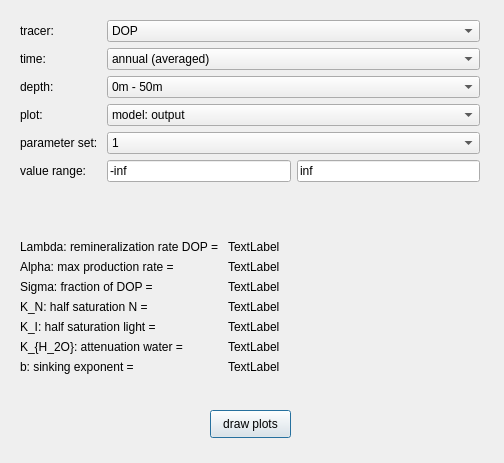
<?xml version="1.0" encoding="UTF-8"?>
<ui version="4.0">
 <class>Dialog</class>
 <widget class="QDialog" name="Dialog">
  <property name="geometry">
   <rect>
    <x>0</x>
    <y>0</y>
    <width>504</width>
    <height>463</height>
   </rect>
  </property>
  <property name="windowTitle">
   <string>Dialog</string>
  </property>
  <widget class="QPushButton" name="pushButton">
   <property name="geometry">
    <rect>
     <x>210</x>
     <y>410</y>
     <width>81</width>
     <height>28</height>
    </rect>
   </property>
   <property name="text">
    <string>draw plots</string>
   </property>
  </widget>
  <widget class="QWidget" name="formLayoutWidget">
   <property name="geometry">
    <rect>
     <x>20</x>
     <y>20</y>
     <width>460</width>
     <height>208</height>
    </rect>
   </property>
   <layout class="QFormLayout" name="formLayout">
    <property name="fieldGrowthPolicy">
     <enum>QFormLayout::AllNonFixedFieldsGrow</enum>
    </property>
    <item row="2" column="0">
     <widget class="QLabel" name="label_2">
      <property name="text">
       <string>tracer: </string>
      </property>
     </widget>
    </item>
    <item row="3" column="0">
     <widget class="QLabel" name="label_3">
      <property name="text">
       <string>time: </string>
      </property>
     </widget>
    </item>
    <item row="3" column="1">
     <widget class="QComboBox" name="comboBox_3">
      <item>
       <property name="text">
        <string>annual (averaged)</string>
       </property>
      </item>
      <item>
       <property name="text">
        <string>January</string>
       </property>
      </item>
      <item>
       <property name="text">
        <string>February</string>
       </property>
      </item>
      <item>
       <property name="text">
        <string>March</string>
       </property>
      </item>
      <item>
       <property name="text">
        <string>April</string>
       </property>
      </item>
      <item>
       <property name="text">
        <string>May</string>
       </property>
      </item>
      <item>
       <property name="text">
        <string>June</string>
       </property>
      </item>
      <item>
       <property name="text">
        <string>July</string>
       </property>
      </item>
      <item>
       <property name="text">
        <string>August</string>
       </property>
      </item>
      <item>
       <property name="text">
        <string>September</string>
       </property>
      </item>
      <item>
       <property name="text">
        <string>October</string>
       </property>
      </item>
      <item>
       <property name="text">
        <string>November</string>
       </property>
      </item>
      <item>
       <property name="text">
        <string>December</string>
       </property>
      </item>
     </widget>
    </item>
    <item row="4" column="0">
     <widget class="QLabel" name="label_4">
      <property name="text">
       <string>depth: </string>
      </property>
     </widget>
    </item>
    <item row="4" column="1">
     <widget class="QComboBox" name="comboBox_4">
      <item>
       <property name="text">
        <string>0m - 50m</string>
       </property>
      </item>
      <item>
       <property name="text">
        <string>50m - 120m</string>
       </property>
      </item>
      <item>
       <property name="text">
        <string>120m - 220m</string>
       </property>
      </item>
      <item>
       <property name="text">
        <string>220m - 360m</string>
       </property>
      </item>
      <item>
       <property name="text">
        <string>360m - 550m</string>
       </property>
      </item>
      <item>
       <property name="text">
        <string>550m - 790m</string>
       </property>
      </item>
      <item>
       <property name="text">
        <string>790m - 1080m</string>
       </property>
      </item>
      <item>
       <property name="text">
        <string>1080m - 1420m</string>
       </property>
      </item>
      <item>
       <property name="text">
        <string>1420m - 1810m</string>
       </property>
      </item>
      <item>
       <property name="text">
        <string>1810m - 2250m</string>
       </property>
      </item>
      <item>
       <property name="text">
        <string>2250m - 2740m</string>
       </property>
      </item>
      <item>
       <property name="text">
        <string>2740m - 3280m</string>
       </property>
      </item>
      <item>
       <property name="text">
        <string>3280m - 3870m</string>
       </property>
      </item>
      <item>
       <property name="text">
        <string>3870m - 4510m</string>
       </property>
      </item>
      <item>
       <property name="text">
        <string>below 4510m</string>
       </property>
      </item>
     </widget>
    </item>
    <item row="5" column="0">
     <widget class="QLabel" name="label_5">
      <property name="text">
       <string>plot: </string>
      </property>
     </widget>
    </item>
    <item row="5" column="1">
     <widget class="QComboBox" name="comboBox_5">
      <item>
       <property name="text">
        <string>model: output</string>
       </property>
      </item>
      <item>
       <property name="text">
        <string>model: accuracy</string>
       </property>
      </item>
      <item>
       <property name="text">
        <string>model: difference output and observations</string>
       </property>
      </item>
      <item>
       <property name="text">
        <string>observations: mean of observations</string>
       </property>
      </item>
      <item>
       <property name="text">
        <string>observations: number of observations</string>
       </property>
      </item>
      <item>
       <property name="text">
        <string>observations: variance of observations</string>
       </property>
      </item>
      <item>
       <property name="text">
        <string>observations: variance of observation means</string>
       </property>
      </item>
      <item>
       <property name="text">
        <string>observations: propability</string>
       </property>
      </item>
      <item>
       <property name="text">
        <string>sensitivity: all parameters</string>
       </property>
      </item>
      <item>
       <property name="text">
        <string>sensitivity: Lambda (remineralization rate DOP)</string>
       </property>
      </item>
      <item>
       <property name="text">
        <string>sensitivity: Alpha (max production rate)</string>
       </property>
      </item>
      <item>
       <property name="text">
        <string>sensitivity: Sigma (fraction of DOP)</string>
       </property>
      </item>
      <item>
       <property name="text">
        <string>sensitivity: K_N (half saturation N)</string>
       </property>
      </item>
      <item>
       <property name="text">
        <string>sensitivity: K_I (half saturation light)</string>
       </property>
      </item>
      <item>
       <property name="text">
        <string>sensitivity: K_{H_2O} (attenuation water)</string>
       </property>
      </item>
      <item>
       <property name="text">
        <string>sensitivity: b (sinking exponent)</string>
       </property>
      </item>
     </widget>
    </item>
    <item row="6" column="0">
     <widget class="QLabel" name="label">
      <property name="text">
       <string>parameter set: </string>
      </property>
     </widget>
    </item>
    <item row="6" column="1">
     <widget class="QComboBox" name="comboBox">
      <item>
       <property name="text">
        <string>1</string>
       </property>
      </item>
      <item>
       <property name="text">
        <string>2</string>
       </property>
      </item>
      <item>
       <property name="text">
        <string>3</string>
       </property>
      </item>
      <item>
       <property name="text">
        <string>4</string>
       </property>
      </item>
     </widget>
    </item>
    <item row="2" column="1">
     <widget class="QComboBox" name="comboBox_2">
      <item>
       <property name="text">
        <string>DOP</string>
       </property>
      </item>
      <item>
       <property name="text">
        <string>PO4</string>
       </property>
      </item>
     </widget>
    </item>
    <item row="7" column="0">
     <widget class="QLabel" name="label_13">
      <property name="text">
       <string>value range:</string>
      </property>
     </widget>
    </item>
    <item row="7" column="1">
     <layout class="QHBoxLayout" name="horizontalLayout">
      <item>
       <widget class="QLineEdit" name="lineEdit_2">
        <property name="text">
         <string>-inf</string>
        </property>
       </widget>
      </item>
      <item>
       <widget class="QLineEdit" name="lineEdit">
        <property name="text">
         <string>inf</string>
        </property>
       </widget>
      </item>
     </layout>
    </item>
   </layout>
  </widget>
  <widget class="QWidget" name="formLayoutWidget_2">
   <property name="geometry">
    <rect>
     <x>20</x>
     <y>240</y>
     <width>461</width>
     <height>157</height>
    </rect>
   </property>
   <layout class="QFormLayout" name="formLayout_2">
    <property name="fieldGrowthPolicy">
     <enum>QFormLayout::AllNonFixedFieldsGrow</enum>
    </property>
    <item row="0" column="0">
     <widget class="QLabel" name="label_8">
      <property name="text">
       <string>Lambda: remineralization rate DOP = </string>
      </property>
     </widget>
    </item>
    <item row="1" column="0">
     <widget class="QLabel" name="label_7">
      <property name="text">
       <string>Alpha: max production rate = </string>
      </property>
     </widget>
    </item>
    <item row="1" column="1">
     <widget class="QLabel" name="parameter_label_2">
      <property name="text">
       <string>TextLabel</string>
      </property>
     </widget>
    </item>
    <item row="2" column="0">
     <widget class="QLabel" name="label_6">
      <property name="text">
       <string>Sigma: fraction of DOP = </string>
      </property>
     </widget>
    </item>
    <item row="2" column="1">
     <widget class="QLabel" name="parameter_label_3">
      <property name="text">
       <string>TextLabel</string>
      </property>
     </widget>
    </item>
    <item row="3" column="0">
     <widget class="QLabel" name="label_10">
      <property name="text">
       <string>K_N: half saturation N = </string>
      </property>
     </widget>
    </item>
    <item row="3" column="1">
     <widget class="QLabel" name="parameter_label_4">
      <property name="text">
       <string>TextLabel</string>
      </property>
     </widget>
    </item>
    <item row="4" column="0">
     <widget class="QLabel" name="label_9">
      <property name="text">
       <string>K_I: half saturation light = </string>
      </property>
     </widget>
    </item>
    <item row="4" column="1">
     <widget class="QLabel" name="parameter_label_5">
      <property name="text">
       <string>TextLabel</string>
      </property>
     </widget>
    </item>
    <item row="5" column="0">
     <widget class="QLabel" name="label_12">
      <property name="text">
       <string>K_{H_2O}: attenuation water = </string>
      </property>
     </widget>
    </item>
    <item row="5" column="1">
     <widget class="QLabel" name="parameter_label_6">
      <property name="text">
       <string>TextLabel</string>
      </property>
     </widget>
    </item>
    <item row="6" column="0">
     <widget class="QLabel" name="label_11">
      <property name="text">
       <string>b: sinking exponent = </string>
      </property>
     </widget>
    </item>
    <item row="6" column="1">
     <widget class="QLabel" name="parameter_label_7">
      <property name="text">
       <string>TextLabel</string>
      </property>
     </widget>
    </item>
    <item row="0" column="1">
     <widget class="QLabel" name="parameter_label_1">
      <property name="text">
       <string>TextLabel</string>
      </property>
     </widget>
    </item>
   </layout>
  </widget>
 </widget>
 <tabstops>
  <tabstop>comboBox_2</tabstop>
  <tabstop>comboBox_3</tabstop>
  <tabstop>comboBox_4</tabstop>
  <tabstop>comboBox_5</tabstop>
  <tabstop>comboBox</tabstop>
  <tabstop>lineEdit_2</tabstop>
  <tabstop>lineEdit</tabstop>
  <tabstop>pushButton</tabstop>
 </tabstops>
 <resources/>
 <connections>
  <connection>
   <sender>pushButton</sender>
   <signal>clicked()</signal>
   <receiver>Dialog</receiver>
   <slot>draw_plot()</slot>
   <hints>
    <hint type="sourcelabel">
     <x>240</x>
     <y>220</y>
    </hint>
    <hint type="destinationlabel">
     <x>112</x>
     <y>229</y>
    </hint>
   </hints>
  </connection>
  <connection>
   <sender>comboBox</sender>
   <signal>currentIndexChanged(int)</signal>
   <receiver>Dialog</receiver>
   <slot>set_parameter_set(int)</slot>
   <hints>
    <hint type="sourcelabel">
     <x>357</x>
     <y>181</y>
    </hint>
    <hint type="destinationlabel">
     <x>420</x>
     <y>27</y>
    </hint>
   </hints>
  </connection>
  <connection>
   <sender>comboBox_2</sender>
   <signal>currentIndexChanged(int)</signal>
   <receiver>Dialog</receiver>
   <slot>set_tracer_index(int)</slot>
   <hints>
    <hint type="sourcelabel">
     <x>399</x>
     <y>59</y>
    </hint>
    <hint type="destinationlabel">
     <x>420</x>
     <y>70</y>
    </hint>
   </hints>
  </connection>
  <connection>
   <sender>comboBox_3</sender>
   <signal>currentIndexChanged(int)</signal>
   <receiver>Dialog</receiver>
   <slot>set_time_index(int)</slot>
   <hints>
    <hint type="sourcelabel">
     <x>399</x>
     <y>92</y>
    </hint>
    <hint type="destinationlabel">
     <x>420</x>
     <y>106</y>
    </hint>
   </hints>
  </connection>
  <connection>
   <sender>comboBox_4</sender>
   <signal>currentIndexChanged(int)</signal>
   <receiver>Dialog</receiver>
   <slot>set_depth_index(int)</slot>
   <hints>
    <hint type="sourcelabel">
     <x>399</x>
     <y>125</y>
    </hint>
    <hint type="destinationlabel">
     <x>420</x>
     <y>141</y>
    </hint>
   </hints>
  </connection>
  <connection>
   <sender>comboBox_5</sender>
   <signal>currentIndexChanged(int)</signal>
   <receiver>Dialog</receiver>
   <slot>set_plot_index(int)</slot>
   <hints>
    <hint type="sourcelabel">
     <x>399</x>
     <y>158</y>
    </hint>
    <hint type="destinationlabel">
     <x>420</x>
     <y>177</y>
    </hint>
   </hints>
  </connection>
  <connection>
   <sender>lineEdit_2</sender>
   <signal>textChanged(QString)</signal>
   <receiver>Dialog</receiver>
   <slot>set_lower_value_range(QString)</slot>
   <hints>
    <hint type="sourcelabel">
     <x>284</x>
     <y>219</y>
    </hint>
    <hint type="destinationlabel">
     <x>485</x>
     <y>239</y>
    </hint>
   </hints>
  </connection>
  <connection>
   <sender>lineEdit</sender>
   <signal>textChanged(QString)</signal>
   <receiver>Dialog</receiver>
   <slot>set_upper_value_range(QString)</slot>
   <hints>
    <hint type="sourcelabel">
     <x>477</x>
     <y>214</y>
    </hint>
    <hint type="destinationlabel">
     <x>485</x>
     <y>203</y>
    </hint>
   </hints>
  </connection>
 </connections>
 <slots>
  <signal>parameter_str_changed(QString)</signal>
  <slot>draw_plot()</slot>
  <slot>set_parameter_set(int)</slot>
  <slot>set_tracer_index(int)</slot>
  <slot>set_time_index(int)</slot>
  <slot>set_depth_index(int)</slot>
  <slot>set_plot_index(int)</slot>
  <slot>set_lower_value_range(QString)</slot>
  <slot>set_upper_value_range(QString)</slot>
 </slots>
</ui>
